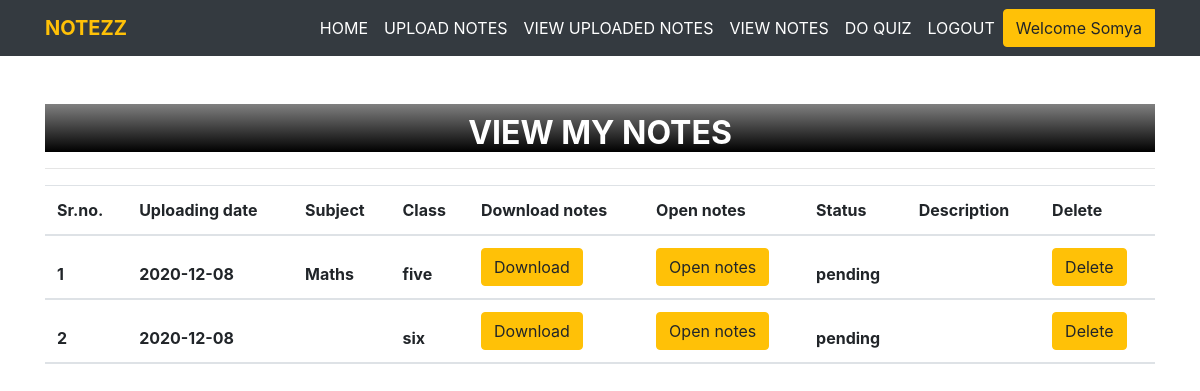
The page /view_mynotes/ (signed in) on the database its author committed.
### notes/models.py (models this page shows, shortened)
class Notes(models.Model):
    user = models.ForeignKey(User,on_delete=models.CASCADE,null=True)
    uploadingdate = models.CharField(max_length=10,null=True)
    branch = models.CharField(max_length=30,null=True)
    subject = models.CharField(max_length=30,null=True)
    notesfile = models.FileField(null=True)
    filetype = models.CharField(max_length=30,null=True)
    description = models.CharField(max_length=300,null=True)
    status = models.CharField(max_length=30,null=True)

### notes/views.py (the view)
# urls.py: path('view_mynotes/', view_mynotes, name='view_mynotes'),
def view_mynotes(request):
    if not request.user.is_authenticated:
        return redirect('login')
    user = User.objects.get(id=request.user.id)
    notes = Notes.objects.filter(user = user)
    d = {'notes':notes}
    return render(request, 'view_mynotes.html',d)

### notes/templates/view_mynotes.html (shortened to what this page needs)
{% extends 'user_nav.html' %}
{% load static %}
{% block body %}
<div class="container mt-5">
    <h2 class="doabout text-center"></i><b>VIEW MY NOTES</b></h2>
    <hr>
    <table class="table table=bordered" id="myTable">
        <thead>
            <tr>
                <th>Sr.no.</th>
                <th>Uploading date</th>
                <th>Subject</th>
                <th>Class</th>
                <th>Download notes</th>
                <th>Open notes</th>
                <th>Status</th>
                <th>Description</th>
                <th>Delete</th>
            </tr>
            {% for i in notes %}
            <tr>
                <th>{{ forloop.counter }}</th>
                <th>{{ i.uploadingdate }}</th>
                <th>{{ i.subject }}</th>
                <th>{{ i.branch }}</th>
                <th><a href="{{ i.notesfile.url }}" class="btn btn-warning" download>Download</a></th>
                <th><a href="{{ i.notesfile.url }}" class="btn btn-warning">Open notes</a></th>
                <th>{{ i.status }}</th>
                <th>{{ i.description }}</th>
                <th><a href="{% url 'delete_mynotes' i.id %}" class="btn btn-warning" onclick="return confirm('Do you really want to delete notes?')">Delete</a></th>
            </tr>
            {% endfor %}
        </thead>
    </table>
</div>
{% endblock %}

### notes/templates/user_nav.html (shortened to what this page needs)
<!DOCTYPE html>
<html lang="en">
<head>
    {% load static %}
    <link rel="stylesheet" href="node_modules/bootstrap/dist/css/bootstrap.min.css">
    <link rel="stylesheet" href="https://stackpath.bootstrapcdn.com/bootstrap/4.3.1/css/bootstrap.min.css">
    <link rel="stylesheet" href="https://stackpath.bootstrapcdn.com/font-awesome/4.7.0/css/font-awesome.min.css">
    <link rel="stylesheet" href="{% static 'style.css' %}">
</head>
<body>
    <nav class="navbar navbar-expand-md bg-dark navbar-dark">
        <div class="container">
            <a href="#" class="navbar-brand text-warning font-weight-bold">NOTEZZ</a>
            <div class="collapse navbar-collapse text-center" id="collapsenavbar">
                <ul class="navbar-nav ml-auto">
                    <li class="nav-item">
                        <a href="{% url 'profile' %}" class="nav-link text-white">HOME</a>
                    </li>
                    <li class="nav-item">
                        <a href="{% url 'upload_notes' %}" class="nav-link text-white">UPLOAD NOTES</a>
                    </li>
                    <li class="nav-item">
                        <a href="{% url 'view_mynotes' %}" class="nav-link text-white">VIEW UPLOADED NOTES</a>
                    </li>
                    <li class="nav-item">
                        <a href="{% url 'Book:chapters' %}" class="nav-link text-white">VIEW NOTES</a>
                    </li>
                    <li class="nav-item">
                        <a href="{% url 'quiz:home' %}" class="nav-link text-white">DO QUIZ</a>
                    </li>
                    <li class="nav-item">
                        <a href="{% url 'logout' %}" class="nav-link text-white">LOGOUT</a>
                    </li>
                </ul>
                <div class="btn-group">
                    <button type="button" class="btn btn-warning dropdown toggle" data-toggle="dropdown">Welcome {{request.user.first_name}}</button>
                </div>
            </div>
        </div>
    </nav>
    {% block body %}
    {% endblock %}
</body>
</html>

### notes/static/style.css (style rules this page uses)
.doabout { color:white; background: linear-gradient(grey,black); margin-top:30px; padding-top: 10px; }

### notes/templates/view_mynotes.html (style rules this page uses)
.doabout { color:white; background: linear-gradient(grey,black); margin-top:30px; padding-top: 10px; }

### rows shown on the page
Notes: uploadingdate "2020-12-08", subject "Maths", branch "five", status "pending"
Notes: uploadingdate "2020-12-08", branch "six", status "pending"

### other values the page prints
{{ request.user.first_name }} "Somya"
